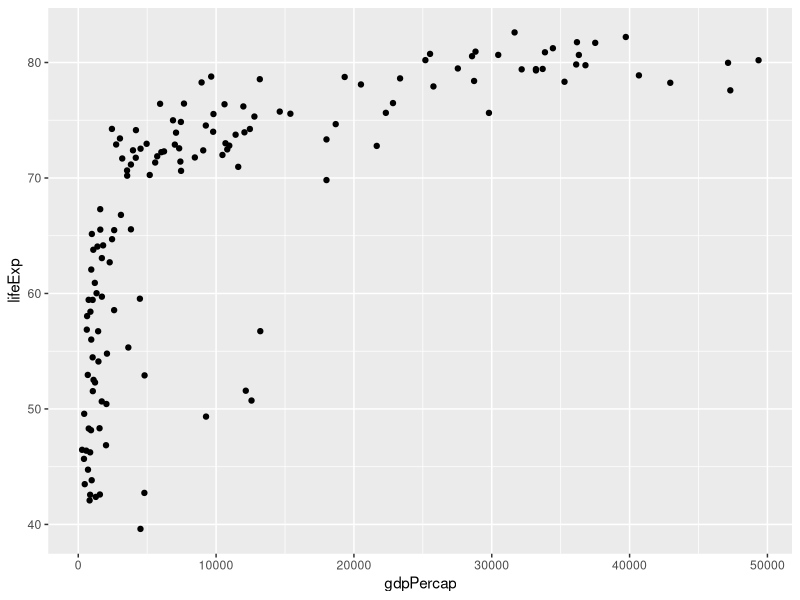
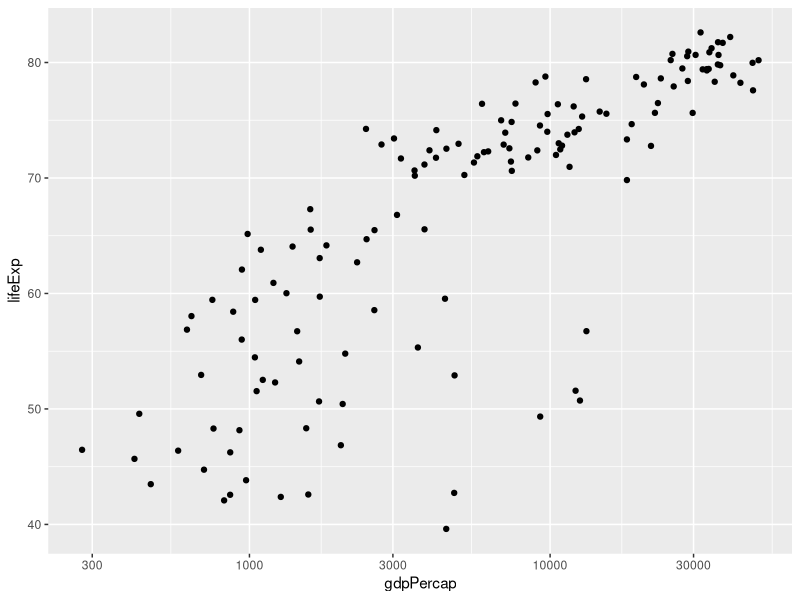
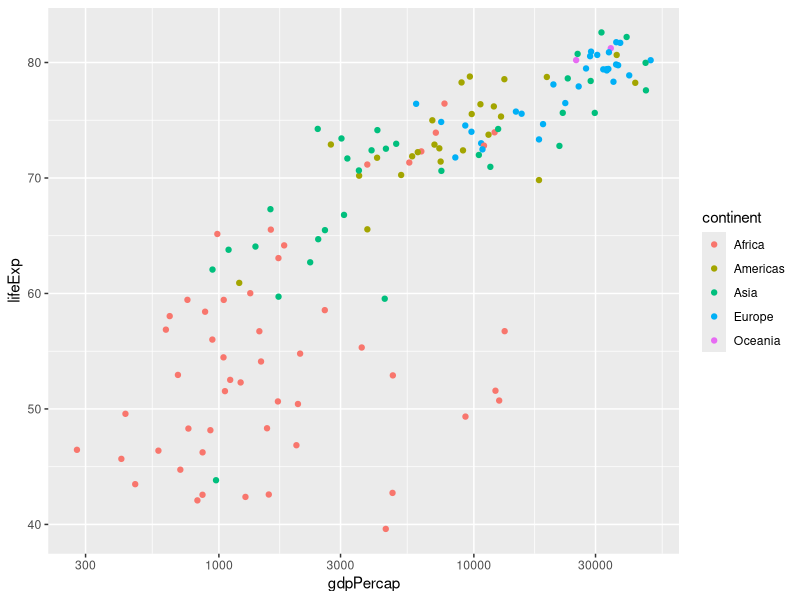
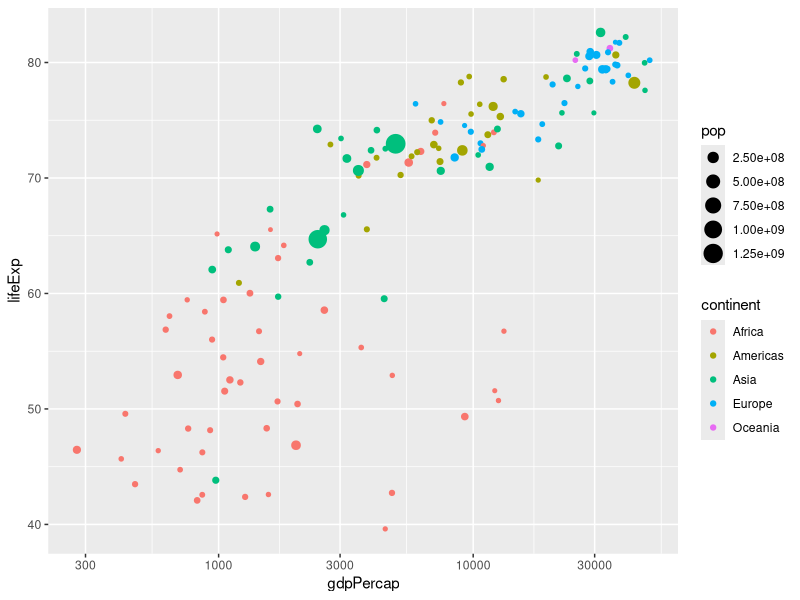
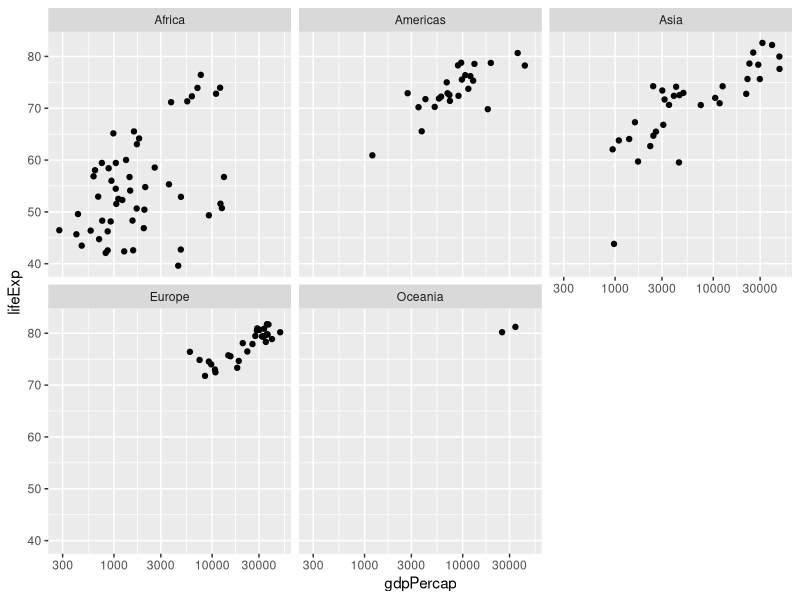
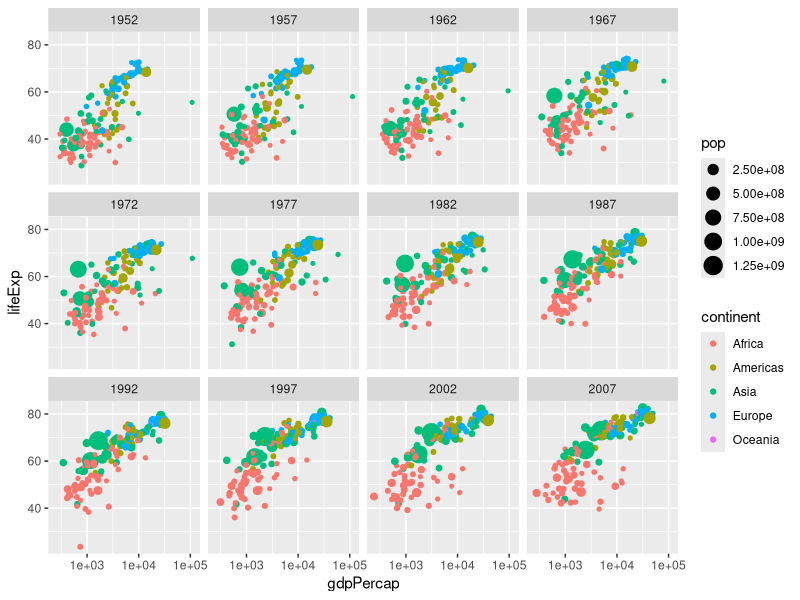

These charts were generated, in order, by the following R code: (Note: this script raises an error after producing the figures.)
## ---- chunk 1
library(dplyr)
library(ggplot2)
library(readr)
## ---- chunk 2
gapminder <- read_tsv("gapminder.tsv", col_names = TRUE)
## ---- chunk 3
gapminder_07 <- gapminder %>%
    filter(year == 2007)
## ---- chunk 4
# relationship bewteen a country's wealth and life expectancy for year 2007
ggplot(gapminder_07, aes(x = gdpPercap, y = lifeExp)) +
    geom_point()
## ---- chunk 5
ggplot(gapminder_07, aes(x = gdpPercap, y = lifeExp)) +
  geom_point() +
  scale_x_log10()
## ---- chunk 6
# added color
ggplot(gapminder_07, aes(x = gdpPercap, y = lifeExp,
                         color = continent)) +
  geom_point() +
  scale_x_log10()
## ---- chunk 7
# including population as size of points
ggplot(gapminder_07, aes(x = gdpPercap, y = lifeExp,
                         color = continent,
                         size = pop)) +
  geom_point() +
  scale_x_log10()
## ---- chunk 8
ggplot(gapminder_07, aes(x = gdpPercap, y = lifeExp)) +
  geom_point() +
  scale_x_log10() +
  facet_wrap(~ continent)
## ---- chunk 9
# include color, size, facet by year
ggplot(gapminder, aes(x = gdpPercap, y = lifeExp,
                      color = continent,
                      size = pop)) +
  geom_point() +
  scale_x_log10() +
  facet_wrap(~ year)
## ---- chunk 10
# get average life expectancy across all countries and years
gapminder %>%
  summarize(meanLifeExp = mean(lifeExp))

## ---- chunk 11
# average life expectancy in the year 2007
gapminder %>%
  filter(year == 2007) %>%
  summarize(meanLifeExp = mean(lifeExp))
## ---- chunk 12
# summarize two variables at once
gapminder %>%
  filter(year == 2007) %>%
  summarize(meanLifeExp = mean(lifeExp),
            totalPop = sum(pop))
## ---- chunk 13
# find median life expectancy
gapminder %>%
  summarize(medianLifeExp = median(lifeExp))
## ---- chunk 14
# Filter for 1957 then summarize the median life expectancy
gapminder %>%
    filter(year == 1957) %>%
    summarize(medianLifeExp = median(lifeExp))
## ---- chunk 15
# Filter for 1957 then summarize the median life expectancy and the maximum GDP per capita
gapminder %>%
  filter(year == 1957) %>%
  summarize(medianLifeExp = median(lifeExp),
            maxGdpPercap = max(gdpPercap))
## ---- chunk 16
# subset data by year for all the countries
# then summarize mean life expectancy & population
gapminder %>%
    group_by(year) %>%
    summarize(meanLifeExp = mean(lifeExp),
              totalPop = sum(pop))
## ---- chunk 17
# line plot

ggplot(year_continent, aes(x = year, y = meanLifeExp, color ))
## ---- chunk 18
# subset the data
gapminder_1952 <- gapminder %>%
    filter(year == 1952)
## ---- chunk 19
# population on x-axis, GDP per capita on y-axis
ggplot(gapminder_1952, aes(x = pop, y = gdpPercap)) +
  geom_point()
## ---- chunk 20
ggplot(gapminder_1952, aes(x = pop, y = gdpPercap)) +
  geom_point() +
  scale_x_log10() +
  scale_y_log10()
## ---- chunk 21
# pop on the x-axis and lifeExp on the y-axis
ggplot(gapminder_1952, aes(x = pop, y = lifeExp)) + 
    geom_point()
## ---- chunk 22
ggplot(gapminder_1952, aes(x = pop, y = lifeExp)) +
  geom_point() +
  scale_x_log10()
## ---- chunk 23
# including color
ggplot(gapminder_1952, aes(x = pop, y = lifeExp,
                           color = continent)) +
  geom_point() +
  scale_x_log10()
## ---- chunk 24
# including size
ggplot(gapminder_1952, aes(x = pop, y = lifeExp,
                           color = continent,
                           size = gdpPercap)) +
  geom_point() +
  scale_x_log10()
## ---- chunk 25
# Facet by continent, need to remove color
ggplot(gapminder_1952, aes(x = pop, y = lifeExp)) +
  geom_point() +
  scale_x_log10() +
  facet_wrap(~ continent)
